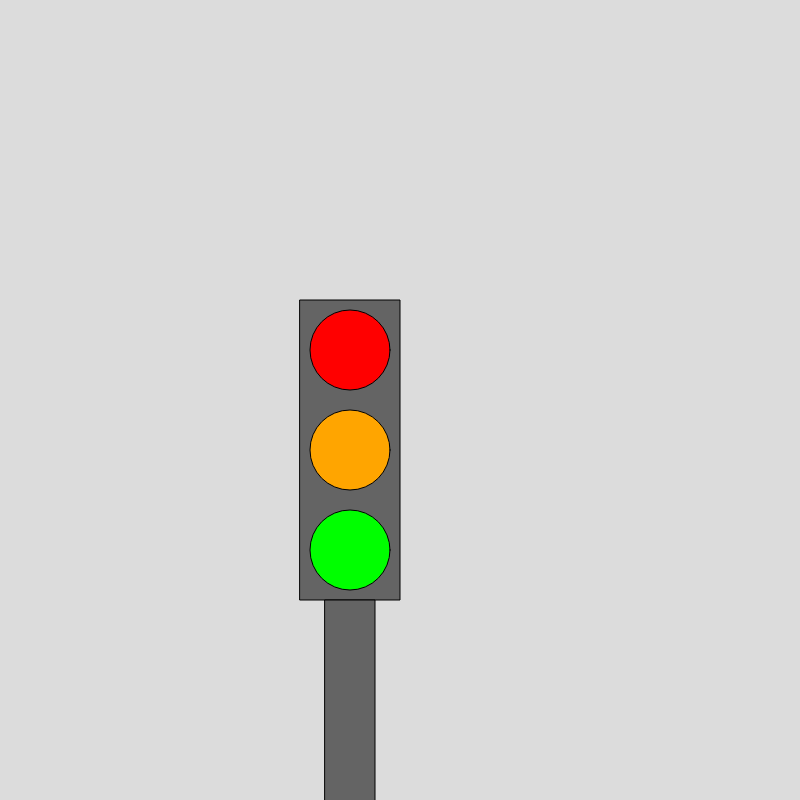
Frame 1 (no input)
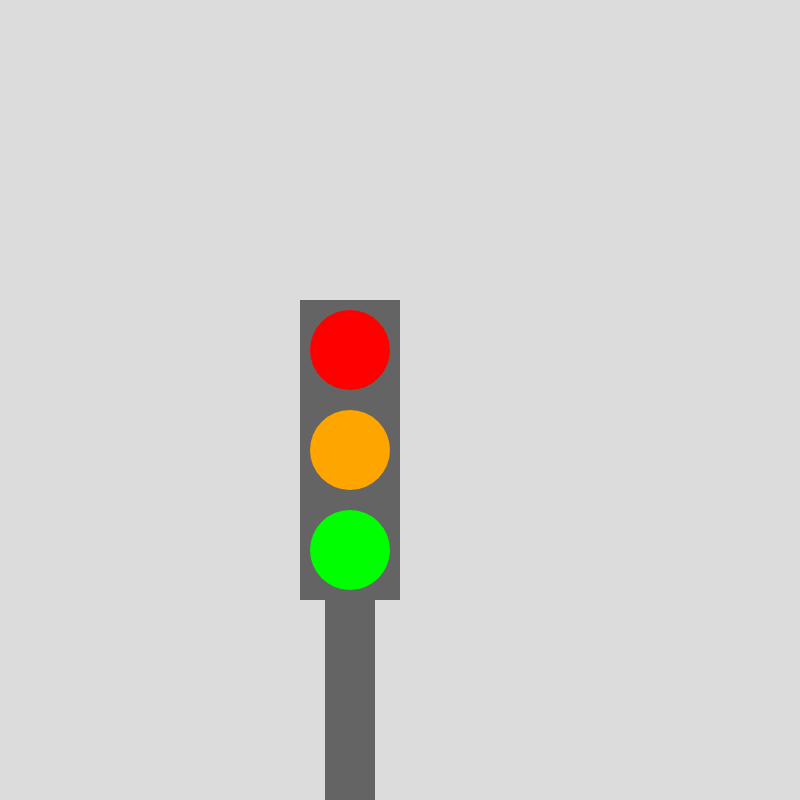
Frame 60 (no input)
Frame 120 (the mouse pressed at the canvas centre since frame 60): identical to frame 60, image omitted

The p5.js sketch that drew these frames (run headless with seeded random() and noise() and a simulated clock; from frame 60 on, the mouse is pressed at the canvas centre):

// p5.js sketch
// ── sketch.js
function setup() {
  createCanvas(800
, 800);
  console.log("Hello World")
}

function draw() {
  background(220);
  fill(100);
  rect(300,300,100,300);
  fill(0,255,0);
  circle(350,550,80);
  fill("orange");
  circle(350,450,80);
  fill("red");
  circle(350,350,80);
  fill(100);
  rect (325,600,50,400);
  noStroke(1)
  
}

//comment
